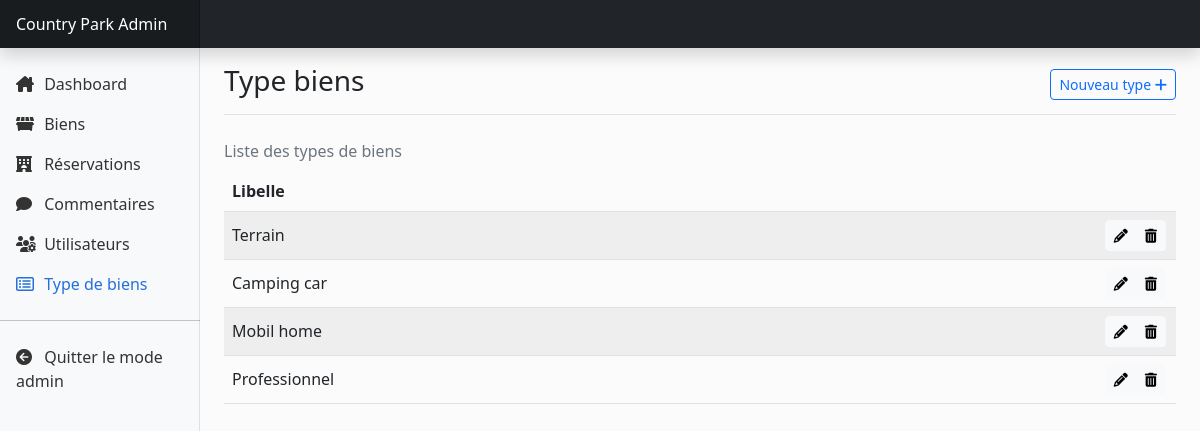
Page /admin/typebiens.php on the committed database.
### tables this page shows
CREATE TABLE `typebiens` (
  `id` int(11) NOT NULL,
  `libelle` varchar(100) NOT NULL,
  `datecreation` datetime NOT NULL DEFAULT current_timestamp(),
  `datemiseajour` datetime NOT NULL DEFAULT current_timestamp()
);

### includes/db/type-biens.sql.php (called while the page is built, shortened)
<?php
function get_all_type_biens() {
    $pdo = get_connexion_pdo();
    $queryPrepared = $pdo->prepare("SELECT * FROM typebiens");
    $queryPrepared->execute();
    return $queryPrepared->fetchAll();
}
?>

### admin/includes/type-bien-liste.inc.php (the view)
<div class="d-flex justify-content-between flex-wrap flex-md-nowrap align-items-center pt-3 pb-2 mb-3 border-bottom">
    <h1 class="h3">Type biens</h1>
    <div class="btn-toolbar mb-2 mb-md-0">
        <a href="?action=creer" class="btn btn-sm btn-outline-primary">
            Nouveau type
            <i class="fa-solid fa-plus"></i>
        </a>
    </div>
</div>
<?php
$typeBiens = get_all_type_biens();
?>
<table class="table table-hover caption-top align-middle table-striped">
    <caption>Liste des types de biens</caption>
    <thead>
        <th>Libelle</th>
        <th></th>
    </thead>
    <tbody>
        <?php
        foreach ($typeBiens as $typeBien) {
        ?>
            <tr>
                <td class="col-11"><?= $typeBien['libelle'] ?></td>
                <td class="col-1">
                    <div class="btn-group" role="group" aria-label="Basic outlined example">
                        <a href="?edit=<?= $typeBien['id'] ?>" class="btn btn-sm btn-light"><i class="fa-solid fa-pencil"></i></a>
                        <a href="?supp=<?= $typeBien['id'] ?>" class="btn btn-sm btn-light"><i class="fa-solid fa-trash-can"></i></a>
                    </div>
                </td>
            </tr>
        <?php
        }
        ?>
    </tbody>
</table>

### assets/styles/main.css (style rules this page uses)
body { background: #fbfbfb; }

### rows in the picture
typebiens: libelle "Terrain"
typebiens: libelle "Camping car"
typebiens: libelle "Mobil home"
typebiens: libelle "Professionnel"
